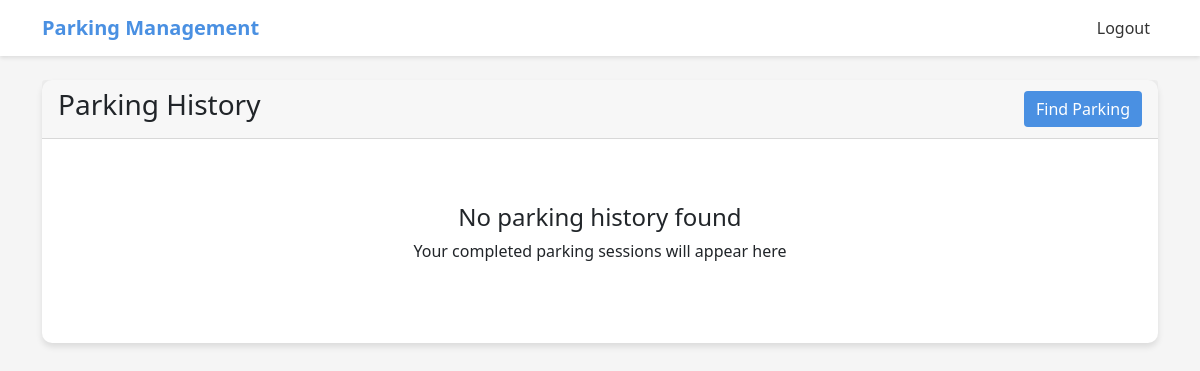
Before: /user/history (signed in) with the older database file.
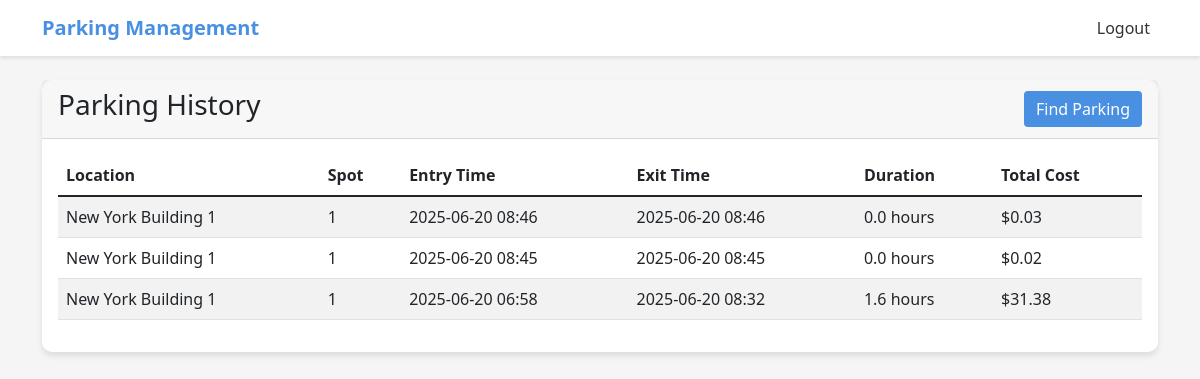
After: the same page with the newer database file.
### app/models.py (models this page shows, shortened)
class Reservation(db.Model):
    __tablename__ = 'reservations'
    id = db.Column(db.Integer, primary_key=True)
    spot_id = db.Column(db.Integer, db.ForeignKey('parking_spots.id'), nullable=False)
    user_id = db.Column(db.Integer, db.ForeignKey('users.id'), nullable=False)
    parking_time = db.Column(db.DateTime, default=datetime.utcnow)
    leaving_time = db.Column(db.DateTime)
    cost_per_hour = db.Column(db.Float)
    def calculate_total_cost(self):
        if not self.leaving_time:
            return 0
        duration = (self.leaving_time - self.parking_time).total_seconds() / 3600  # hours
        return round(duration * self.cost_per_hour, 2)

class ParkingLot(db.Model):
    __tablename__ = 'parking_lots'
    id = db.Column(db.Integer, primary_key=True)
    prime_location_name = db.Column(db.String(100), nullable=False)
    address = db.Column(db.String(200), nullable=False)
    pin_code = db.Column(db.String(6), nullable=False)
    price_per_hour = db.Column(db.Float, nullable=False)
    max_spots = db.Column(db.Integer, nullable=False)
    spots = db.relationship('ParkingSpot', backref='lot', lazy=True, cascade="all, delete-orphan")

class ParkingSpot(db.Model):
    __tablename__ = 'parking_spots'
    id = db.Column(db.Integer, primary_key=True)
    lot_id = db.Column(db.Integer, db.ForeignKey('parking_lots.id'), nullable=False)
    status = db.Column(db.String(1), default='A')  # A - Available, O - Occupied
    reservation = db.relationship('Reservation', backref='spot', uselist=False)

### app/routes.py (the view)
@user.route('/history')
@login_required
def parking_history():
    completed_reservations = Reservation.query.filter_by(
        user_id=current_user.id
    ).filter(
        Reservation.leaving_time.isnot(None)
    ).order_by(Reservation.parking_time.desc()).all()
    return render_template('user/history.html', reservations=completed_reservations)

### app/__init__.py (called while the page is built)
@login_manager.user_loader
def load_user(user_id):
    from .models import User, Admin
    user = User.query.get(int(user_id))
    if user:
        return user
    return Admin.query.get(int(user_id))

### app/templates/user/history.html
{% extends 'base.html' %}
{% block content %}
<div class="container mt-4">
    <div class="card">
        <div class="card-header d-flex justify-content-between align-items-center">
            <h3>Parking History</h3>
            <a href="{{ url_for('user.view_parking_lots') }}" class="btn btn-primary">Find Parking</a>
        </div>
        <div class="card-body">
            {% if reservations %}
            <div class="table-responsive">
                <table class="table table-striped">
                    <thead>
                        <tr>
                            <th>Location</th>
                            <th>Spot</th>
                            <th>Entry Time</th>
                            <th>Exit Time</th>
                            <th>Duration</th>
                            <th>Total Cost</th>
                        </tr>
                    </thead>
                    <tbody>
                        {% for reservation in reservations %}
                        <tr>
                            <td>{{ reservation.spot.lot.prime_location_name }}</td>
                            <td>{{ reservation.spot.id }}</td>
                            <td>{{ reservation.parking_time.strftime('%Y-%m-%d %H:%M') }}</td>
                            <td>{{ reservation.leaving_time.strftime('%Y-%m-%d %H:%M') }}</td>
                            <td>{{ ((reservation.leaving_time - reservation.parking_time).total_seconds() / 3600)|round(1) }} hours</td>
                            <td>${{ reservation.calculate_total_cost() }}</td>
                        </tr>
                        {% endfor %}
                    </tbody>
                </table>
            </div>
            {% else %}
            <div class="text-center py-5">
                <h4>No parking history found</h4>
                <p>Your completed parking sessions will appear here</p>
            </div>
            {% endif %}
        </div>
    </div>
</div>
{% endblock %}

### app/templates/base.html (shortened to what this page needs)
<!DOCTYPE html>
<html lang="en">
<head>
    <link href="https://cdn.jsdelivr.net/npm/bootstrap@5.1.3/dist/css/bootstrap.min.css" rel="stylesheet">
</head>
<body>
    <nav class="navbar navbar-expand-lg navbar-dark">
        <div class="container">
            <a class="navbar-brand" href="{{ url_for('main.index') }}">Parking Management</a>
            <div class="collapse navbar-collapse" id="navbarNav">
                <ul class="navbar-nav ms-auto">
                    {% if current_user.is_authenticated %}
                        <li class="nav-item">
                            <a class="nav-link" href="{{ url_for('auth.logout') }}">Logout</a>
                        </li>
                    {% endif %}
                </ul>
            </div>
        </div>
    </nav>
    {% block content %}
    {% endblock %}
</body>
</html>

### app/templates/base.html (style rules this page uses)
:root { --primary-color: #4A90E2; --secondary-color: #F5F5F5; --accent-color: #34C759; }
body { background-color: var(--secondary-color); font-family: 'Segoe UI', sans-serif; }
.navbar { background-color: white; box-shadow: 0 2px 4px rgba(0,0,0,0.1); }
.navbar-brand { color: var(--primary-color) !important; font-weight: bold; }
.nav-link { color: #333 !important; }
.card { border-radius: 10px; border: none; box-shadow: 0 4px 6px rgba(0,0,0,0.1); }
.btn-primary { background-color: var(--primary-color); border: none; }

Changed rows visible on the page:
added Reservation: spot.lot.prime_location_name "New York Building 1", spot.id "1", parking_time "2025-06-20 08:46", leaving_time "2025-06-20 08:46", leaving_time+parking_time "0.0", calculate_total_cost "0.03"
added Reservation: spot.lot.prime_location_name "New York Building 1", spot.id "1", parking_time "2025-06-20 08:45", leaving_time "2025-06-20 08:45", leaving_time+parking_time "0.0", calculate_total_cost "0.02"
added Reservation: spot.lot.prime_location_name "New York Building 1", spot.id "1", parking_time "2025-06-20 06:58", leaving_time "2025-06-20 08:32", leaving_time+parking_time "1.6", calculate_total_cost "31.38"
Other visible differences:
text no longer shown: "No parking history found Your completed parking sessions will appear here"
text now shown: "Location Spot Entry Time Exit Time Duration Total Cost"
